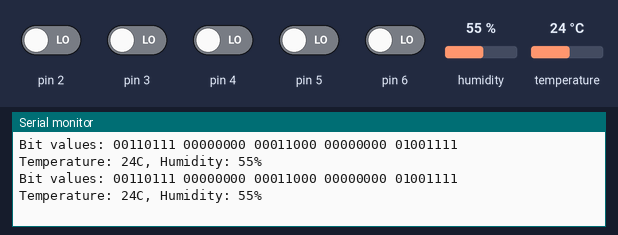
The sketch below on a simulated Arduino Uno, built with avr-gcc and run on an emulated ATmega328P. Shown: the last lines printed to the serial monitor. Wiring (inferred from the names in the program): DHT11 sensor: data pin 7. The test bench sets the inputs (shaded band); at power-on: pin 2–6 LOW, humidity 55 %, temperature 24 °C.

Above: at 1.2 s.
1.3 s: humidity set to 22 %
At 2.4 s:
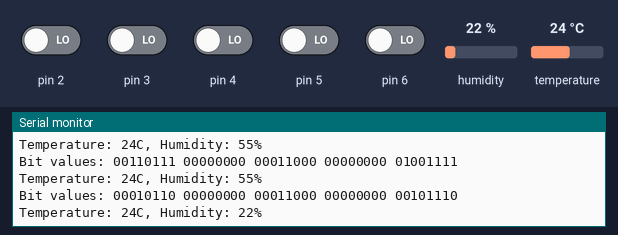
2.8 s: temperature set to 12 °C
At 3.9 s:
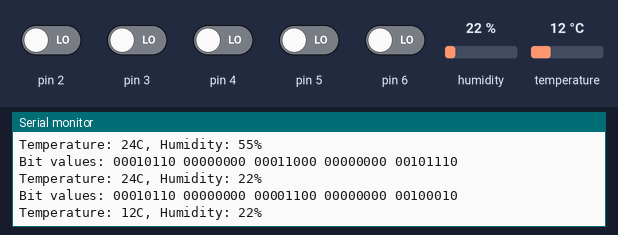
4.3 s: humidity set to 40 %
At 6.0 s:
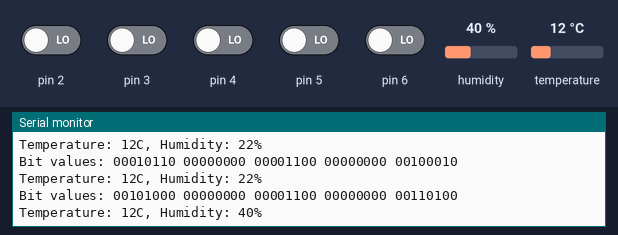
Timing chart, 0 to 7.5 s (numbered marks = the images above; inputs shaded):
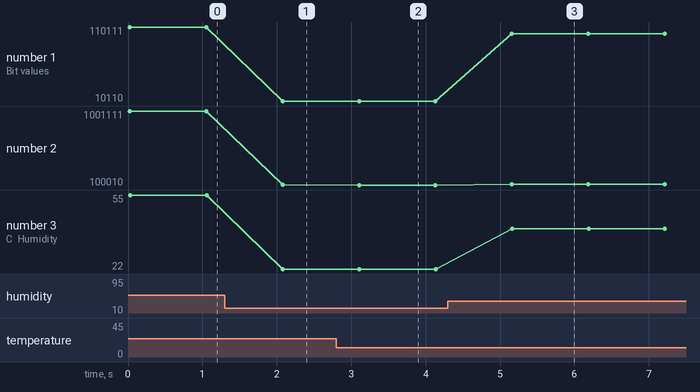

The sketch:

humid.ino
```cpp
// 전역 변수 설정
long levelTimeout = 500000; // 500ms
uint8_t bitmask = 0xFF;
uint8_t port = 0xFF;
int pin = 7;

// 초기 설정
void setup()
{
    Serial.begin(115200);
}

// 메인 루프
void loop()
{
    byte temperature = 0;
    byte humidity = 0;

    read(&temperature, &humidity); // 온도와 습도 읽기

    // 온도와 습도 출력
    Serial.print("Temperature: ");
    Serial.print(temperature);
    Serial.print("C, Humidity: ");
    Serial.print(humidity);
    Serial.println("%");

    delay(1000); // 데이터를 읽는 간격이 1Hz 즉 1초에 한번
}

// DHT11 센서에서 데이터 읽기
int read(byte *temperature, byte *humidity)
{
    bitmask = digitalPinToBitMask(pin); // 핀 번호를 비트 마스크로 변환
    port = digitalPinToPort(pin); // 핀 번호를 포트 번호로 변환
    byte data[40] = {0};

    sample(data);

        // 가로로 비트 값 출력
    Serial.print("Bit values: ");
    for (size_t i = 0; i < 40; i++)
    {
        Serial.print(data[i]);
        if (i % 8 == 7) {
            Serial.print(" ");
        }
    }
    Serial.println();

    byte humidity2, temperature2, checksum;
    byte expect;

    // 40개의 비트를 올바르게 변환합니다.
    *humidity = bits2byte(data);
    humidity2 = bits2byte(data + 8);
    *temperature = bits2byte(data + 16);
    temperature2 = bits2byte(data + 24);
    checksum = bits2byte(data + 32);

    // 5번째 바이트인 checksum과 앞의 4개 바이트 합을 비교합니다.
    expect = *humidity + humidity2 + *temperature + temperature2;

    if (checksum != expect) // 같아야 되지만 다르다면
    {
        // 잘못된 값이 전송되었다고 표시하고 읽은 값을 -1로 초기화합니다
        Serial.println("there are some error on Transmission");
        *humidity = -1;
        *temperature = -1;
    }

    return 0;
}


// DHT11 데이터 샘플링
int sample(byte data[40])
{
    // 데이터 핀을 출력으로 설정하고 LOW로 설정
    pinMode(pin, OUTPUT);
    digitalWrite(pin, LOW);
    delay(18 + 2);

    // 데이터 핀을 입력으로 설정하고 HIGH로 설정
    digitalWrite(pin, HIGH);
    pinMode(pin, INPUT);
    delayMicroseconds(25);

    // 센서의 LOW-HIGH 응답 시간 측정
    long t = levelTime(LOW, 10, 6);
    if (t < 40)
    {
        return -1;
    }
    t = levelTime(HIGH, 10, 6);
    if (t < 40)
    {
        return -1;
    }

    // 40 비트 데이터 샘플링
    for (size_t i = 0; i < 40; i++)
    {
        t = levelTime(LOW, 10, 6);
        if (t < 24)
        {
        }
        t = levelTime(HIGH, 10, 6);
        if (t < 11)
        {
        }
        data[ i ] = (t > 40 ? 1 : 0);
    }
}

// 센서 응답 시간 측정 함수
long levelTime(byte level, int firstWait, int interval)
{
    unsigned long time_start = micros();
    long time = 0;

    uint8_t portState = level ? bitmask : 0;

    bool loop = true;
    for (int i = 0; loop; i++)
    {
        if (time < 0 || time > levelTimeout)
        {
            return -1;
        }

        if (i == 0)
        {
            if (firstWait > 0)
            {
                delayMicroseconds(firstWait);
            }
        }
        else if (interval > 0)
        {
            delayMicroseconds(interval);
        }
        time = micros() - time_start;

        // low상태에서 high 상태로 변할때 빠져 나가는 것
        loop = ((*portInputRegister(port) & bitmask) == portState);
    }

    return time;
}

//이 함수는 8개의 비트를 하나의 바이트로 변환.
byte bits2byte(byte *bits)
{
    byte value = 0;

    for (int i = 0; i < 8; i++)
    {
        value <<= 1;
        value |= bits[i];
    }

    return value;
}
```

Measured:
- after the input at 1.3 s, the serial monitor: prints a new line after 0.78 s (image 1)
- after the input at 2.8 s, the serial monitor: prints a new line after 0.30 s (image 2)
- after the input at 4.3 s, the serial monitor: prints a new line after 0.86 s (image 3)
- plotted number 1: 110111 → 10110 after the input at 1.3 s, 10110 → 101000 after the input at 4.3 s
- plotted number 2: 1001111 → 101110 after the input at 1.3 s, 101110 → 100010 after the input at 2.8 s, 100010 → 110100 after the input at 4.3 s
- plotted number 3: 55 → 22 after the input at 1.3 s, 22 → 40 after the input at 4.3 s
